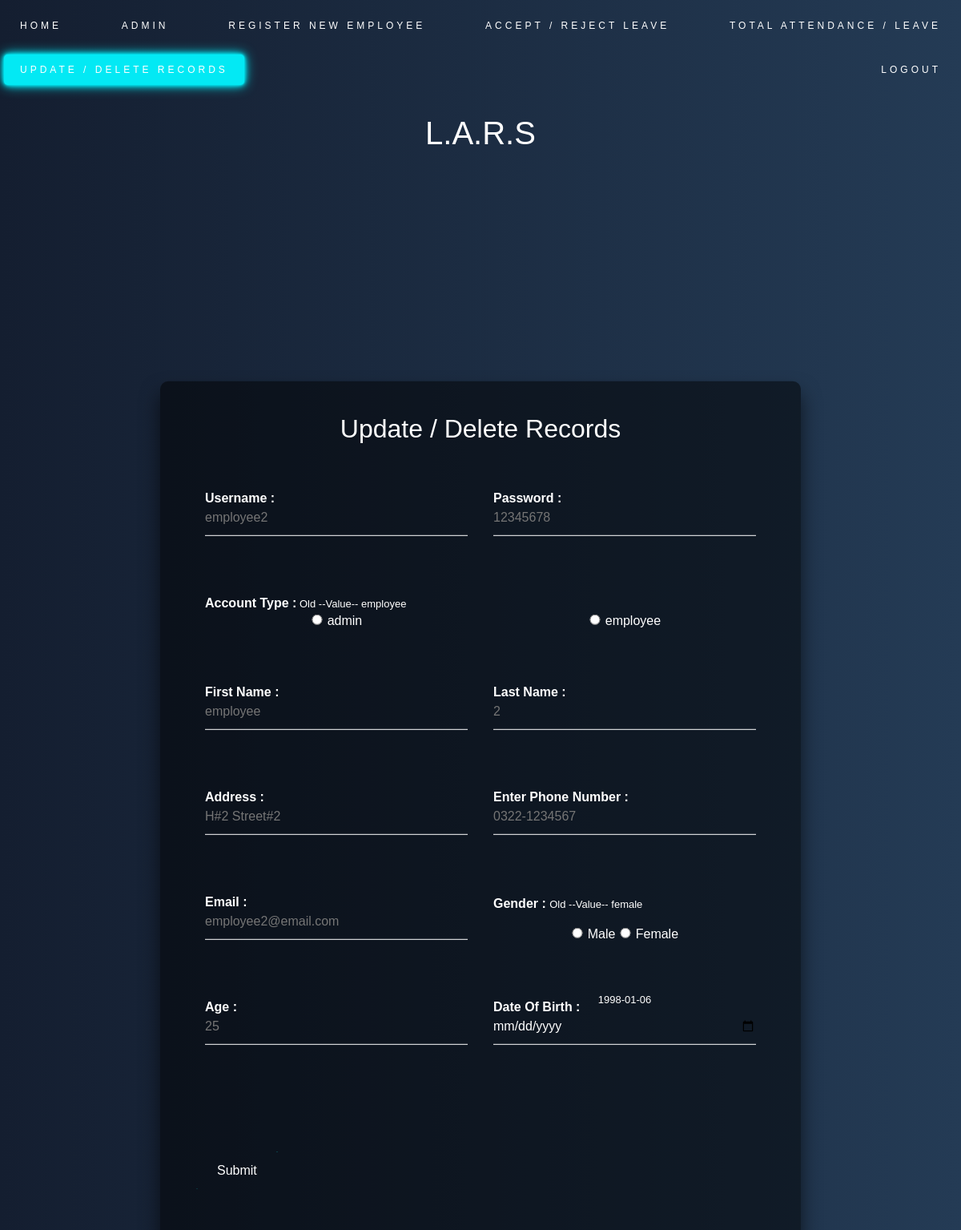
/admin/edit.php?id=employee2 (signed in), run on the app's committed database.
### tables this page shows
CREATE TABLE `users` (
  `username` varchar(32) NOT NULL,
  `type` varchar(32) NOT NULL,
  `password` varchar(32) NOT NULL,
  `phone` varchar(32) NOT NULL,
  `first_name` varchar(32) NOT NULL,
  `last_name` varchar(32) NOT NULL,
  `home_address` varchar(32) NOT NULL,
  `email_address` varchar(32) NOT NULL,
  `gender` varchar(16) NOT NULL,
  `date_of_birth` date NOT NULL,
  `age` int(11) NOT NULL
);

### admin/edit.php (the view, shortened to what this page needs)
<?php
$id =  $_REQUEST['id'];
?>
<?php
include_once'header.php';
?>
<body>
<ul class="navbar">
  <li style="float:left"><a href="../index.php">Home</a></li>
  <li><a href="../adminPage.php">Admin</a></li>
  <li><a href="RegisterNew.php">Register New Employee</a></li>
  <li><a href="Accept_Reject_Leave.php">Accept / Reject Leave</a></li>
  <li><a href="Total_Records.php">Total Attendance / Leave</a></li>
  <li><a class="active" href="Update_Delete_Records.php">Update / Delete Records</a></li>
  <li style="float:right"><a href="logout.php?redirect=index.php">Logout</a></li>
</ul>
<div class="appName"><h1> L.A.R.S </h1></div>
<div class="login-box" style="width:800px; margin-top:250px;">
    <h2>Update / Delete Records</h2>
    <form action="editform.php" method="post">
    	<table>
    		<?php
    		$conn = mysqli_connect("localhost", "root", "", "lars_database");
    		$sel_query="Select * from users where username = '$id'";
			$result = mysqli_query($conn,$sel_query);
    		$f_userData = $result->fetch_array();
			if(!empty($f_userData)){
    		?>
        <tr><td>
        <div class="user-box">
        <label for="uname"><b>Username :</b></label><br>
        <input type="text" name="uname" placeholder="<?php echo $f_userData['username']; ?>"required>
        </div>
        </td>
        <td>
        <div class="user-box">
        <label for="psw"><b>Password :</b></label><br>
        <input type="password" name="psw" minlength="8" maxlength="16" size="16" placeholder="<?php echo $f_userData['password']; ?>" required>
        </div>
        </td></tr>
        <tr><td>
        <div class="user-box">
        <label for="actype"><b>Account Type :</b><h7> Old --Value-- <?php echo $f_userData['type']; ?></h7></label>
        </div>
        </td>
        </tr>
        <tr><td>
        <div class="user-box">
        <input style="width:5%" type="radio" name="actype" value="admin" required> admin
        </div>
        </td><td>
        <div class="user-box">
        <input style="width:5%"type="radio" name="actype" value="employee" required> employee
        </div>
        </td></tr>
        <tr><td>
        <div class="user-box">
        <label for="fname"><b>First Name :</b></label><br>
        <input style="width: 100%;" type="text" name="fname" placeholder="<?php echo $f_userData['first_name']; ?>" required>
        </div>
        </td>
        <td>
        <div class="user-box">
        <label for="lname"><b>Last Name :</b></label><br>
        <input style="width: 100%;" type="text" name="lname" placeholder="<?php echo $f_userData['last_name']; ?>" required>
        </div>
        </td></tr>
        <tr><td>
        <div class="user-box">
        <label for="address"><b>Address :</b></label><br>
        <input style="width: 100%;" type="text" name="address" placeholder="<?php echo $f_userData['home_address']; ?>" required>
        </div>
        </td>
        <td>
        <div class="user-box">
        <label for="phone"><b>Enter Phone Number :<b></label><br>
        <input style="width: 100%;" type="tel" id="phone" name="phone" placeholder="<?php echo $f_userData['phone']; ?>" pattern="[0-9]{4}-[0-9]{7}">
        </div>
        </td></tr>
        <tr><td>
        <div class="user-box">
        <label for="email"><b>Email :</b></label><br>
        <input style="width: 100%;" type="email" name="email" placeholder="<?php echo $f_userData['email_address']; ?>" required>
        </div>
        </td>
        <td>
        <div class="user-box">
        <label for="gender"><b>Gender : </b><h7>Old --Value-- <?php echo $f_userData['gender']; ?></h7></label><br><br>
        <input style="width:5%" type="radio" name="gender" value="male" required> Male
        <input style="width:5%" type="radio" name="gender" value="female" required> Female
        </div>
        </td></tr>
        <tr><td>
        <div class="user-box">
        <label for="age"><b>Age :</b></label><br>
        <input type="number" name="age" placeholder="<?php echo $f_userData['age']; ?>" required>
        </div>
        </td><td>
        <div class="user-box">
        <label for="dob_date" ><b>Date Of Birth :</b></label><h7><?php echo $f_userData['date_of_birth']; ?><h7><br>
        <input type="date" name="dob_date" required>
        </div>
        </td></tr>
<?php
}
?>
</table>
<br><br>
    <a>
    <button style="background-color: transparent; color: white; border: none;" class="button" type="submit" >
      Submit
    </button>
    </a>
</form>
<br>
</div>

### css/theme.css (style rules this page uses)
html { height: 100%; }
body { margin:0; padding:0; font-family: sans-serif; background: linear-gradient(to right,#141e30, #243b55); }
.login-box { position: absolute; top: 50%; left: 50%; width: 400px; padding: 40px; transform: translate(-50%, -50%); background: rgba(0,0,0,.5); box-sizing: border-box; box-shadow: 0 15px 25px rgba(0,0,0,.6); border-radius: 10px; }
.login-box h2 { margin: 0 0 30px; padding: 0; color: #fff; text-align: center; }
.login-box .user-box { position: relative; }
.login-box .user-box input { width: 100%; padding: 10px 0; font-size: 16px; color: #fff; margin-bottom: 30px; border: none; border-bottom: 1px solid #fff; outline: none; background: transparent; }
.login-box .user-box label { position: absolute; top:0; left: 0; padding: 10px 0; font-size: 16px; color: #fff; pointer-events: none; transition: .5s; }
.login-box form a { position: relative; display: inline-block; padding: 10px 20px; color: #03e9f4; font-size: 16px; text-decoration: none; text-transform: uppercase; overflow: hidden; transition: .5s; margin-top: 40px; letter-spacing: 4px }

### css/nav.css (style rules this page uses)
.appName { color: white; text-align: center; }
table { border-collapse: collapse; width: 100%; text-align: center; color:white; }
th, td { text-align: center; padding: 16px; }
a { position: relative; display: inline-block; padding: 10px 20px; color: #03e9f4; font-size: 12px; text-decoration: none; text-transform: uppercase; overflow: hidden; transition: .5s; margin-top: 5px; margin-bottom: 5px; margin-left: 5px; margin-right:5px; letter-spacing: 4px; }
ul { list-style-type: none; }
li a { position: relative; display: inline-block; padding: 10px 20px; color: #fff; font-size: 12px; text-decoration: none; text-transform: uppercase; overflow: hidden; transition: .5s; margin-top: 5px; margin-bottom: 5px; margin-left: 5px; margin-right:5px; letter-spacing: 4px; }
.active { background: #03e9f4; color: #fff; border-radius: 5px; box-shadow: 0 0 2px #03e9f4, 0 0 4px #03e9f4, 0 0 8px #03e9f4, 0 0 16px #03e9f4; }
.navbar { background-color: none; border: 0; -webkit-box-shadow: none; box-shadow: none; position: relative; }

### admin/header.php (style rules this page uses)
h7 { font-size:13px; }

### data on the page
users: uname "employee2", type "employee", fname "employee", lname "2", address "H#2 Street#2", phone "0322-1234567", email "employee2@email.com", gender "female", age "25", date_of_birth "1998-01-06"
